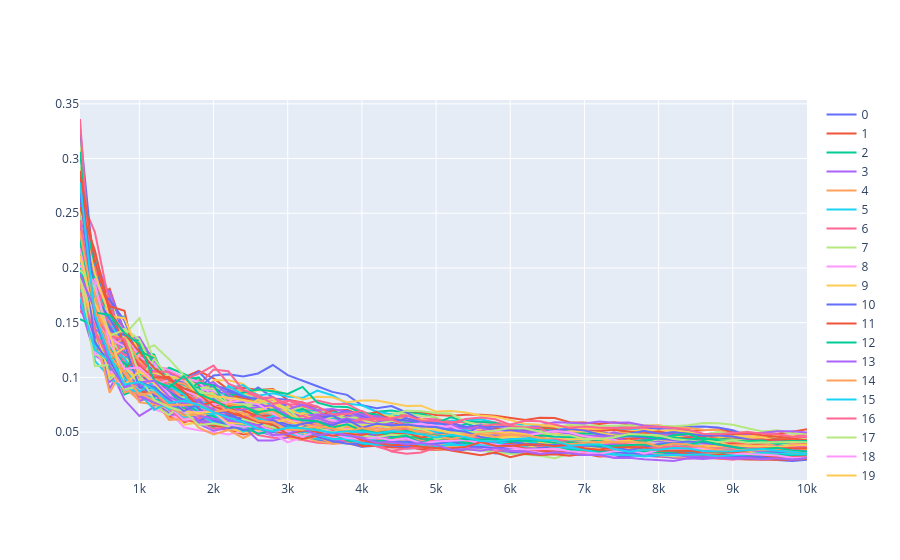

This figure's notebook cell:
### Markdown cell above
### 4 Bit random

### Code cell
data = capture_device.capture(
    number_of_traces=10000,
    input=lambda _: [random.randint(0, 255) for _ in range(16)]
    + [random.randint(0, 15)],
)

cpa(data, sbox_output_selection_function)
